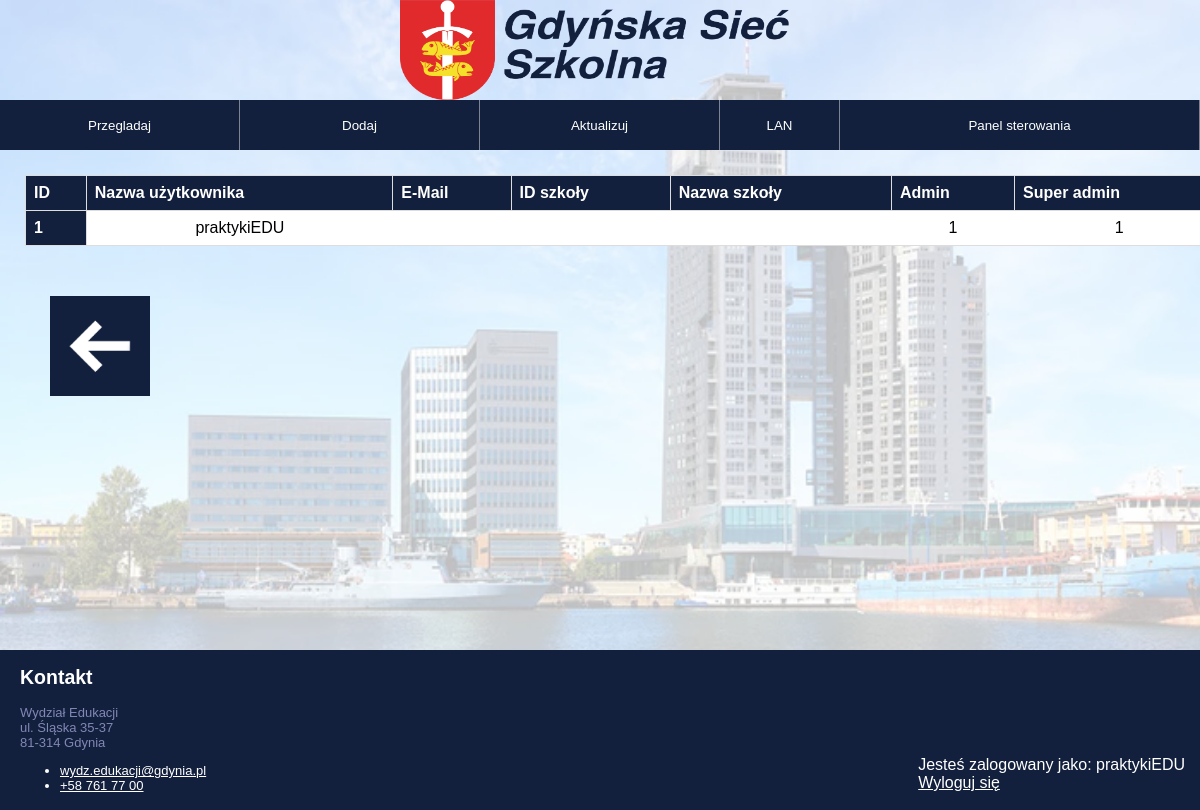
/uzytkownicy.php (signed in), run on the app's committed database.
### tables this page shows
CREATE TABLE IF NOT EXISTS `uzytkownicy` (
  `id` int(11) NOT NULL AUTO_INCREMENT,
  `username` text NOT NULL,
  `email` text NOT NULL,
  `password` text NOT NULL,
  `szkoła_id` int(11) NOT NULL,
  `szkoła` varchar(50) NOT NULL,
  `admin` tinyint(1) NOT NULL,
  `super_admin` tinyint(1) NOT NULL,
  PRIMARY KEY (`id`),
  KEY `szkoła_id` (`szkoła_id`)
);

### uzytkownicy.php (the view, shortened to what this page needs)
<?php
    require_once "config.php";
?>
<!DOCTYPE html>
<html lang="pl">
<head>
    <link rel="stylesheet" href="style.css">
</head>
<body>
    <div id="logo">
        <a href="index.php" title="Przejdź na stronę główną">
            <img src="logo.png" alt="logo" height="100px" width="400px">
        </a>
    </div>
    <div id="menu">
        <div id="przegladaj">
            <button type="button" onclick="window.location.href='select.php'" class="menu">Przegladaj</button>
        </div>
        <div id="dodaj">
            <button type="button" onclick="window.location.href='insert.php'" class="menu">Dodaj</Button>
        </div>
        <div id="aktualizuj">
            <button type="button" onclick="window.location.href='update.php'" class="menu">Aktualizuj</button>
        </div>
        <div id="lan">
            <button type="button" onclick="window.location.href='lan.php'" class="menu">LAN</button>
        </div>
        <div id="logowanie">
            <button type='button' onclick='window.location.href=`panel_sterowania.php`' class='menu'>Panel sterowania</button>
        </div>
    </div>
    <div id="content">
        <?php
                $super_admin = mysqli_query($link, "SELECT * FROM uzytkownicy WHERE username = '".$_SESSION['username']."'");
                $permissions = mysqli_fetch_assoc($super_admin);
                    if ($permissions["super_admin"] == true) {
                        echo '<table id="output">';
                    } else {
                        echo '<p id="error">Nie posiadasz uprawnień!</p>';
                        echo '<table id="output" style="visibility: hidden">';
                    }
        ?>
            <thead>
                <tr>
                    <th>ID</th> <th>Nazwa użytkownika</th> <th>E-Mail</th> <th>ID szkoły</th> <th>Nazwa szkoły</th> <th>Admin</th> <th>Super admin</th>
                </tr>
            </thead>
            <tbody>
                <?php
                    $sql = "SELECT * FROM uzytkownicy";
                    $result = mysqli_query($link,$sql);
                    $super_admin = mysqli_query($link, "SELECT * FROM uzytkownicy WHERE username = '".$_SESSION['username']."'");
                    $permissions = mysqli_fetch_assoc($super_admin);
                        if ($permissions["super_admin"] == true) {
                            if (mysqli_num_rows($result) > 0) {
                                while($row = mysqli_fetch_assoc($result)) {
                                echo "<tr>"."<th> ".$row["id"]."</th>"."<td>". $row["username"]. "</td>"."<td>".$row["email"]."</td>"."<td>".$row["szkola_id"]."</td>".
                                "<td>".$row["szkola"]."</td>"."<td>".$row["admin"]."</td>"."<td>".$row["super_admin"]."</td></tr>" ;
                                }
                            }
                            else {
                                echo "0 wyników";
                            }
                        }
                ?>
            </tbody>
        </table>
        <div class="back">
            <a href="panel_sterowania.php" title="Przejdź na stronę główną">
                <img src="back.png" alt="Powrót do poprzedniej strony" height="100px" width="100px"></img>
            </a>
        </div>
    </div>
    <footer>
        <div id="uzytkownik">
            <p>
                <?php
                    if (isset($_SESSION["username"])) {
                        $logout = '"logout.php"';
                        echo "Jesteś zalogowany jako: ". $_SESSION["username"]. "<br><a href=". $logout. ">Wyloguj się</a>";
                    } else {
                        echo "Nie jesteś zalogowany";
                    }
                ?>
            </p>
        </div>
        <div id="kontakt">
            <h2>Kontakt</h2>
            <p style="color:#8287b5;">Wydział Edukacji<br>ul. Śląska 35-37<br>81-314 Gdynia</p>
            <ul>
                <li><a href="mailto:wydz.edukacji@gdynia.pl" title="Wyślij e-mail na adres wydz.edukacji@gdynia.pl"><span>wydz.edukacji@gdynia.pl</span></a></li>
                <li><a href="tel:+587617700" title="Zadzwoń na numer +58 7617700"><span>+58 761 77 00</span></a></li>
            </ul>
        </div>
    </footer>
</body>
</html>

### style.css (style rules this page uses)
html { font-family: sans-serif; }
body { margin: 0; background-image: url("tło.png"); background-repeat: no-repeat; background-size: 100%; background-color: #ffffff; }
#logo { clear: both; height: 100px; text-align: center; }
#menu { clear: both; text-align: center; }
#przegladaj, #aktualizuj, #dodaj { height: 50px; width: 20%; float: left; background-color: #12203d; border-right: 1px solid rgba(255, 255, 255, 0.45); box-sizing: border-box; }
#lan { height: 50px; width: 10%; float: left; background-color: #12203d; border-right: 1px solid rgba(255, 255, 255, 0.45); box-sizing: border-box; }
#logowanie { height: 50px; width: 30%; float: left; background-color: #12203d; border-right: 1px solid rgba(255, 255, 255, 0.45); box-sizing: border-box; }
.menu { background: none; border: none; background-color: #12203d; color: #ffffff; height: 100%; width: 100%; cursor: pointer; }
.back { float: left; margin: 25px 50px 50px 50px; width: 100px; height: 100px; background-color: #12203d; }
#content { clear: both; height: 500px; overflow: scroll; text-align: center; }
#output { border-collapse: collapse; width: 100%; margin: 25px; }
#output tr, #output th { border: 1px solid #ddd; background-color: #ffffff; padding: 8px; }
#output th { text-align: left; background-color: #12203d; color: #ffffff; }
footer { clear: both; height: 160px; background-color: #12203d; color: #ffffff; }
#uzytkownik { float: right; padding-right: 15px; padding-top: 90px; color: #ffffff; }
#kontakt { float: left; text-align: left; font-size: small; padding-left: 20px; }
a { color: #ffffff; }

### data on the page
uzytkownicy: id "1", username "praktykiEDU", admin "1", super_admin "1"

### other printed values
$_SESSION["username"] "praktykiEDU"
